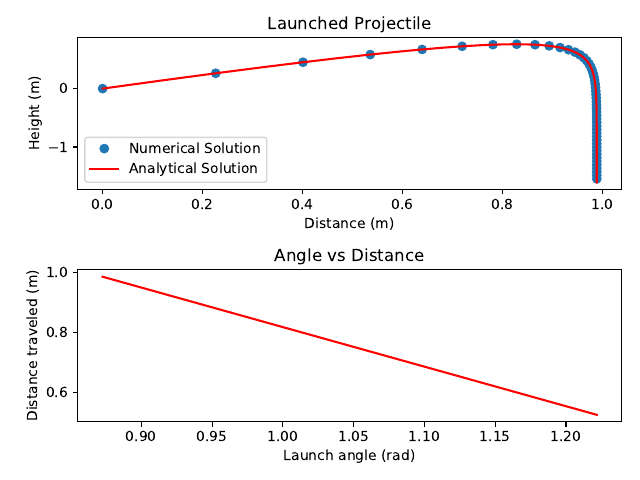

Python code for this plot:
from scipy.integrate import odeint
import matplotlib.pyplot as plt
import numpy as np

"""
This program uses odeint() to solve the given differential equation of a
launched projectile. The trajectory of this numerical solution is then plotted
alongside the analytical solution for comparison. Also, a series of
questions are answered using the data returned by odeint().

"""

# Define initial conditions
m = 0.1
g = 9.8
c = 0.65  # atmospheric friction constant
v0 = 10


def dydt(ya, ta):
    x = ya[0]  # x position
    y = ya[1]  # y position
    vx = ya[2]  # x velocity
    vy = ya[3]  # y velocity
    ax = -(c*vx)/m  # x acceleration from given equation
    ay = (-g - (c*vy/m))  # y acceleration from given equation
    return np.array([vx, vy, ax, ay])


t0 = 0.0  # start time
tmax = 2  # end time
steps = 100

# Time Array
ta = np.linspace(t0, tmax, steps+1)
# Initial conditions for position and velocity
theta = (5*np.pi/18)  # converted degrees to radians
y0a = [0, 0, 10*np.cos(theta), 10*np.sin(theta)]
# Solve differential equation
yM = odeint(dydt, y0a, ta)

# Plot numerical solution
plt.subplot(211)
plt.plot(yM[0:100:2, 0], yM[0:100:2, 1], 'o', label='Numerical Solution')
# Plot analytical solution
t = ta
vT = m*g/c
x = (v0*vT/g)*np.cos(theta)*(1-np.exp(-g*t/vT))
y = (vT/g)*((v0*np.sin(theta))+vT)*(1-np.exp(-g*t/vT))-vT*t
plt.plot(x, y, 'r', label='Analytical Solution')
plt.title('Launched Projectile')
plt.xlabel('Distance (m)')
plt.ylabel('Height (m)')
plt.legend()

# Find point of impact
x = yM[46, :]  # Used np.where to find the last row where the value of y>=0
d = x[0]  # Distance to impact
# Final velocity
vx = x[2]  # Final x velocity
vy = x[3]  # Final y velocity
vf = np.sqrt(vx**2+vy**2)
# Find max height reached
h = np.max(yM[:, 1])
# Find time of flight
t = (vT/-g)*(np.log(1-((d*g)/(v0*vT*np.cos(theta)))))

print('The distance d to impact is: {:.3} m'.format(d))
print('The maximum height reached is: {:.3} m'.format(h))
print('The time of flight is: {:.3} s'.format(t))
print('The velocity at the impact point is: {:.3} m/s'.format(vf))

# How does d change if the angle is increased to 70 degrees?
theta2 = (7*np.pi/18)
y0a = [0, 0, 10*np.cos(theta2), 10*np.sin(theta2)]
yM = odeint(dydt, y0a, ta)
p = yM[46, :]
d2 = p[0]

# Plot angles and distances
x = [theta, theta2]
y = [d, d2]
plt.subplot(212)
plt.plot(x, y, 'r')
plt.title('Angle vs Distance')
plt.xlabel('Launch angle (rad)')
plt.ylabel('Distance traveled (m)')
plt.tight_layout()
plt.savefig('ballistic.pdf')


